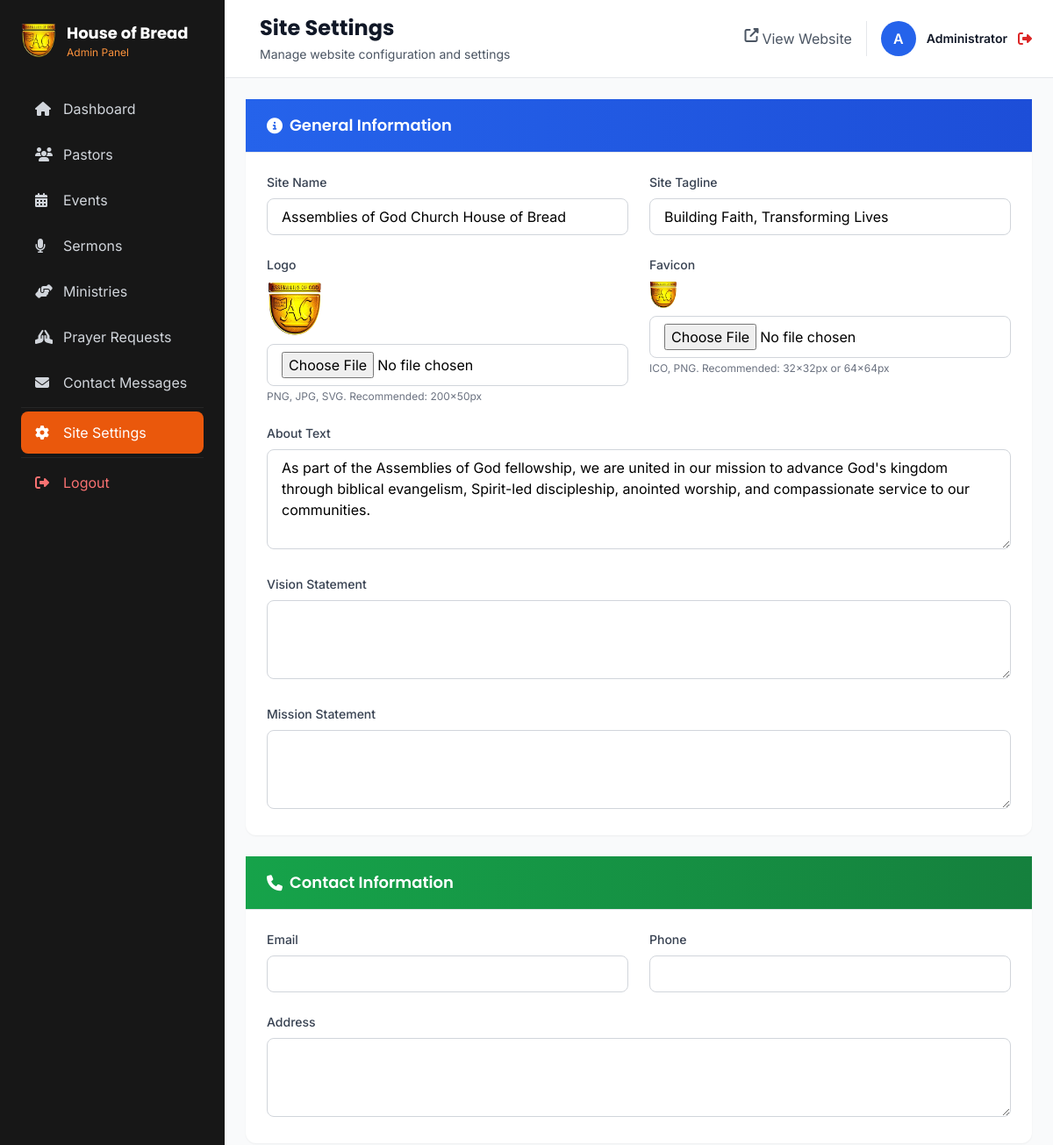
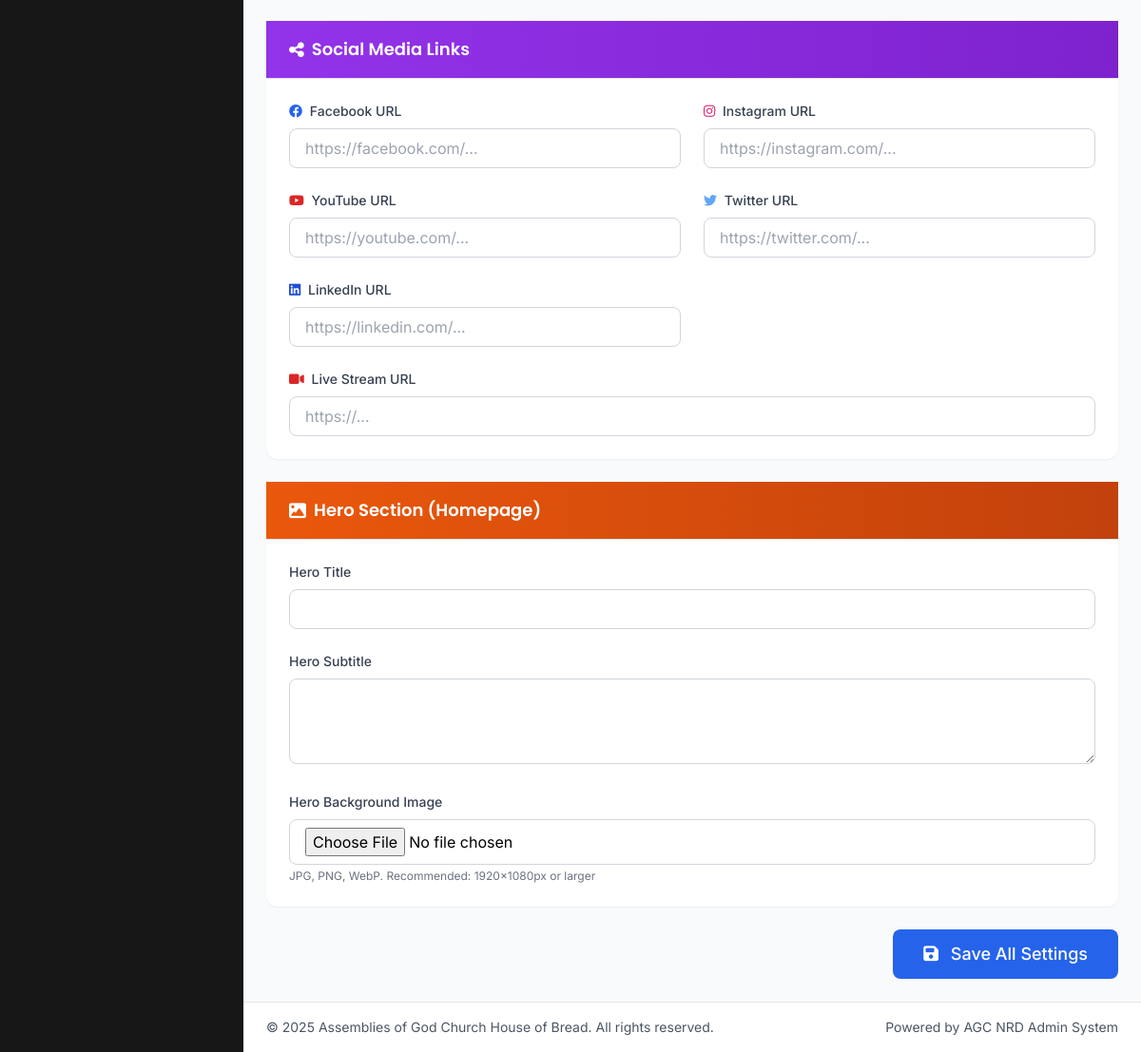
Page /admin/settings.php (signed in) on the committed database (2 pictures, top to bottom).
### tables this page shows
CREATE TABLE `site_settings` (
  `id` int(11) NOT NULL,
  `site_name` varchar(255) DEFAULT 'Assemblies of God Church House of Bread',
  `site_tagline` varchar(255) DEFAULT 'Building Faith, Transforming Lives',
  `site_email` varchar(255) DEFAULT NULL,
  `site_phone` varchar(20) DEFAULT NULL,
  `site_address` text DEFAULT NULL,
  `facebook_url` varchar(255) DEFAULT NULL,
  `instagram_url` varchar(255) DEFAULT NULL,
  `youtube_url` varchar(255) DEFAULT NULL,
  `twitter_url` varchar(255) DEFAULT NULL,
  `linkedin_url` varchar(255) DEFAULT NULL,
  `whatsapp_url` varchar(255) DEFAULT NULL,
  `live_stream_url` varchar(500) DEFAULT NULL,
  `service_times` varchar(255) DEFAULT NULL,
  `service_location` varchar(255) DEFAULT NULL,
  `about_text` text DEFAULT NULL,
  `mission_statement` text DEFAULT NULL,
  `vision_statement` text DEFAULT NULL,
  `welcome_message` text DEFAULT NULL,
  `contact_email` varchar(255) DEFAULT NULL,
  `contact_phone` varchar(20) DEFAULT NULL,
  `contact_address` text DEFAULT NULL,
  `map_embed_code` text DEFAULT NULL,
  `meta_description` text DEFAULT NULL,
  `meta_keywords` text DEFAULT NULL,
  `logo` varchar(255) DEFAULT NULL,
  `favicon` varchar(255) DEFAULT NULL,
  `hero_image` varchar(255) DEFAULT NULL,
  `hero_title` varchar(255) DEFAULT NULL,
  `hero_subtitle` text DEFAULT NULL
);

### admin/settings.php (the view, shortened to what the rows shown need)
<?php
$pageTitle = 'Site Settings';
include 'includes/header.php';
$settings = getSiteSettings();
?>
<form method="POST" enctype="multipart/form-data">
    <div class="bg-white rounded-xl shadow-sm mb-6">
        <div class="px-6 py-4 border-b border-gray-200 bg-gradient-to-r from-blue-600 to-blue-700">
            <h2 class="text-lg font-semibold text-white flex items-center">
                <i class="fas fa-info-circle mr-2"></i> General Information
            </h2>
        </div>
        <div class="p-6">
            <div class="grid grid-cols-1 md:grid-cols-2 gap-6">
                <div>
                    <label class="block text-sm font-medium text-gray-700 mb-2">Site Name</label>
                    <input type="text" name="site_name" value="<?= htmlspecialchars($settings['site_name'] ?? '') ?>"
                           class="w-full px-4 py-2 border border-gray-300 rounded-lg focus:ring-2 focus:ring-blue-500 focus:border-transparent">
                </div>
                <div>
                    <label class="block text-sm font-medium text-gray-700 mb-2">Site Tagline</label>
                    <input type="text" name="site_tagline" value="<?= htmlspecialchars($settings['site_tagline'] ?? '') ?>"
                           class="w-full px-4 py-2 border border-gray-300 rounded-lg focus:ring-2 focus:ring-blue-500 focus:border-transparent">
                </div>
                <div>
                    <?php if ($settings && $settings['logo']): ?>
                    <div class="mb-2">
                        <img src="<?= SITE_URL . '/' . $settings['logo'] ?>" alt="Current logo" class="h-16">
                    </div>
                    <?php endif; ?>
                </div>
                <div>
                    <?php if ($settings && $settings['favicon']): ?>
                    <div class="mb-2">
                        <img src="<?= SITE_URL . '/' . $settings['favicon'] ?>" alt="Current favicon" class="h-8">
                    </div>
                    <?php endif; ?>
                </div>
                <div class="md:col-span-2">
                    <label class="block text-sm font-medium text-gray-700 mb-2">About Text</label>
                    <textarea name="about_text" rows="4"
                              class="w-full px-4 py-2 border border-gray-300 rounded-lg focus:ring-2 focus:ring-blue-500 focus:border-transparent"><?= htmlspecialchars($settings['about_text'] ?? '') ?></textarea>
                </div>
            </div>
        </div>
    </div>
    <div class="bg-white rounded-xl shadow-sm mb-6">
        <div class="px-6 py-4 border-b border-gray-200 bg-gradient-to-r from-green-600 to-green-700">
            <h2 class="text-lg font-semibold text-white flex items-center">
                <i class="fas fa-phone mr-2"></i> Contact Information
            </h2>
        </div>
    </div>
    <div class="bg-white rounded-xl shadow-sm mb-6">
        <div class="px-6 py-4 border-b border-gray-200 bg-gradient-to-r from-purple-600 to-purple-700">
            <h2 class="text-lg font-semibold text-white flex items-center">
                <i class="fas fa-share-alt mr-2"></i> Social Media Links
            </h2>
        </div>
    </div>
    <div class="bg-white rounded-xl shadow-sm mb-6">
        <div class="px-6 py-4 border-b border-gray-200 bg-gradient-to-r from-orange-600 to-orange-700">
            <h2 class="text-lg font-semibold text-white flex items-center">
                <i class="fas fa-image mr-2"></i> Hero Section (Homepage)
            </h2>
        </div>
    </div>
</form>
<?php include 'includes/footer.php'; ?>

### admin/includes/header.php (shortened to what the rows shown need)
<?php
require_once '../config/config.php';
$settings = getSiteSettings();
$currentAdmin = getCurrentAdmin();
?>
<!DOCTYPE html>
<html lang="en">
<head>
    <script src="https://cdn.tailwindcss.com"></script>
    <link rel="stylesheet" href="https://cdnjs.cloudflare.com/ajax/libs/font-awesome/6.4.0/css/all.min.css">
    <link rel="stylesheet" href="<?= SITE_URL ?>/css/aghob-custom.css">
</head>
<body class="bg-gray-50">
    <div class="flex h-screen overflow-hidden relative">
        <?php include 'sidebar.php'; ?>
        <div class="flex-1 flex flex-col overflow-hidden">
            <header class="bg-white border-b border-gray-200 px-4 lg:px-6 py-3 lg:py-4">
                <div class="flex items-center justify-between">
                    <div class="flex items-center space-x-4">
                        <div>
                            <h1 class="text-xl lg:text-2xl font-bold text-gray-900"><?= $pageTitle ?? 'Dashboard' ?>
                            </h1>
                        </div>
                    </div>
                    <div class="flex items-center space-x-2 lg:space-x-4">
                        <div class="flex items-center space-x-2 lg:space-x-3 border-l pl-2 lg:pl-4">
                            <div
                                class="w-8 lg:w-10 h-8 lg:h-10 bg-blue-600 text-white rounded-full flex items-center justify-center font-semibold text-sm lg:text-base">
                                <?= strtoupper(substr($currentAdmin['full_name'], 0, 1)) ?>
                            </div>
                            <div class="hidden sm:block">
                                <p class="text-xs lg:text-sm font-semibold text-gray-900">
                                    <?= htmlspecialchars($currentAdmin['full_name']) ?></p>
                            </div>
                            <a href="<?= SITE_URL ?>/logout.php" class="text-red-600 hover:text-red-700 transition"
                                title="Logout">
                                <i class="fas fa-sign-out-alt text-sm lg:text-base"></i>
                            </a>
                        </div>
                    </div>
                </div>
            </header>
            <main class="flex-1 overflow-y-auto p-3 lg:p-6">

### admin/includes/sidebar.php (shortened to what the rows shown need)
<aside id="sidebar"
    class="fixed lg:relative lg:translate-x-0 -translate-x-full transition-transform duration-300 ease-in-out z-30 w-64 bg-neutral-900 text-white flex-shrink-0 h-screen lg:h-auto overflow-y-auto">
    <div class="p-4 lg:p-6">
        <div class="flex items-center justify-between lg:justify-start space-x-3 mb-6 lg:mb-8">
            <div class="flex items-center space-x-3">
                <?php if (empty($settings['logo'])): ?>
                    <div
                        class="w-10 lg:w-12 h-10 lg:h-12 ag-logo-placeholder text-white rounded-xl flex items-center justify-center group-hover:shadow-lg transition-all flex-shrink-0">
                        <i class="fas fa-bread-slice text-white text-lg lg:text-xl"></i>
                    </div>
                <?php else: ?>
                    <img src="<?= SITE_URL . '/' . $settings['logo'] ?>" alt=""
                        class="h-10 group-hover:scale-110 transition-transform">
                <?php endif; ?>
                <div>
                    <h2 class="font-bold text-base lg:text-lg text-white">House of Bread</h2>
                    <p class="text-xs text-orange-400 hidden lg:block">Admin Panel</p>
                </div>
            </div>
        </div>
    </div>
</aside>

### rows in the picture
site_settings: logo (picture), site_name "Assemblies of God Church House of Bread", site_tagline "Building Faith, Transforming Lives", favicon (picture), about_text "As part of the Assemblies of God fellowship, we are united in our mission to advance God's kingdom through biblical evangelism, Spirit-led discipleship, anointed worship, and compassionate service to our communities."

### other values in the picture
$pageTitle "Site Settings"
$pageDescription "Manage website configuration and settings"
substr($currentAdmin['full_name'], 0, 1) "A"
$currentAdmin['full_name'] "Administrator"
